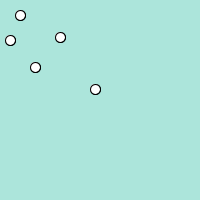
Frame 1 (no input)
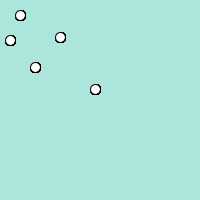
Frame 60 (the mouse pressed at the canvas centre just before this capture)
Frame 120 (the mouse held since frame 60 and released just before this capture): identical to frame 60, image omitted

The Processing sketch that drew these frames (run headless with seeded random() and noise(); from frame 60 on, the mouse is pressed at the canvas centre):

// Processing sketch: repasoArrayfor
// ── repasoArrayfor.pde

int[] posX = {10, 20, 35, 60, 95};
int[] posY = {40, 15, 67, 37, 89};

void setup(){
  size(200,200);
  colorMode(HSB,360,100,100,100);
  background(170,25,90);
}

void draw(){
  circle(posX[0],posY[0],10);
  circle(posX[1],posY[1],10);
  circle(posX[2],posY[2],10);
  circle(posX[3],posY[3],10);
  circle(posX[4],posY[4],10);
  
  for(int i = 0; i < 5; i++){
     circle(posX[i],posY[i],10);
    
  }
  
}
